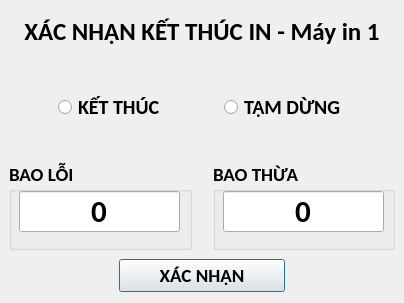
<?xml version="1.0" encoding="UTF-8"?>
<ui version="4.0">
 <class>BaoRachVoForm</class>
 <widget class="QDialog" name="BaoRachVoForm">
  <property name="geometry">
   <rect>
    <x>0</x>
    <y>0</y>
    <width>404</width>
    <height>303</height>
   </rect>
  </property>
  <property name="windowTitle">
   <string>XÁC NHẬN KẾT THÚC IN</string>
  </property>
  <layout class="QVBoxLayout" name="verticalLayout" stretch="1,2,2,1">
   <property name="spacing">
    <number>9</number>
   </property>
   <property name="leftMargin">
    <number>9</number>
   </property>
   <property name="topMargin">
    <number>9</number>
   </property>
   <property name="rightMargin">
    <number>9</number>
   </property>
   <item>
    <widget class="QLabel" name="headerLabel">
     <property name="font">
      <font>
       <family>Calibri</family>
       <pointsize>19</pointsize>
       <weight>75</weight>
       <bold>true</bold>
      </font>
     </property>
     <property name="text">
      <string>XÁC NHẬN KẾT THÚC IN - Máy in 1</string>
     </property>
     <property name="alignment">
      <set>Qt::AlignCenter</set>
     </property>
    </widget>
   </item>
   <item>
    <layout class="QHBoxLayout" name="radioLayout">
     <item>
      <spacer name="horizontalSpacer_left">
       <property name="orientation">
        <enum>Qt::Horizontal</enum>
       </property>
       <property name="sizeType">
        <enum>QSizePolicy::Expanding</enum>
       </property>
       <property name="sizeHint" stdset="0">
        <size>
         <width>0</width>
         <height>0</height>
        </size>
       </property>
      </spacer>
     </item>
     <item>
      <widget class="QRadioButton" name="radioKetThuc">
       <property name="font">
        <font>
         <family>Calibri</family>
         <pointsize>15</pointsize>
         <weight>75</weight>
         <bold>true</bold>
        </font>
       </property>
       <property name="text">
        <string>KẾT THÚC</string>
       </property>
      </widget>
     </item>
     <item>
      <spacer name="horizontalSpacer">
       <property name="orientation">
        <enum>Qt::Horizontal</enum>
       </property>
       <property name="sizeHint" stdset="0">
        <size>
         <width>40</width>
         <height>20</height>
        </size>
       </property>
      </spacer>
     </item>
     <item>
      <spacer name="sp_between">
       <property name="orientation">
        <enum>Qt::Vertical</enum>
       </property>
       <property name="sizeHint" stdset="0">
        <size>
         <width>0</width>
         <height>0</height>
        </size>
       </property>
      </spacer>
     </item>
     <item>
      <widget class="QRadioButton" name="radioTamDung">
       <property name="font">
        <font>
         <family>Calibri</family>
         <pointsize>15</pointsize>
         <weight>75</weight>
         <bold>true</bold>
        </font>
       </property>
       <property name="text">
        <string>TẠM DỪNG</string>
       </property>
      </widget>
     </item>
     <item>
      <spacer name="horizontalSpacer_right">
       <property name="orientation">
        <enum>Qt::Horizontal</enum>
       </property>
       <property name="sizeType">
        <enum>QSizePolicy::Expanding</enum>
       </property>
       <property name="sizeHint" stdset="0">
        <size>
         <width>0</width>
         <height>0</height>
        </size>
       </property>
      </spacer>
     </item>
    </layout>
   </item>
   <item>
    <layout class="QHBoxLayout" name="boxesLayout">
     <item>
      <widget class="QGroupBox" name="groupBaoLoi">
       <property name="font">
        <font>
         <family>Calibri</family>
         <pointsize>14</pointsize>
         <weight>75</weight>
         <bold>true</bold>
        </font>
       </property>
       <property name="title">
        <string>BAO LỖI</string>
       </property>
       <widget class="QLineEdit" name="txtBaoRach">
        <property name="geometry">
         <rect>
          <x>10</x>
          <y>30</y>
          <width>161</width>
          <height>41</height>
         </rect>
        </property>
        <property name="font">
         <font>
          <family>Calibri</family>
          <pointsize>23</pointsize>
          <weight>75</weight>
          <bold>true</bold>
         </font>
        </property>
        <property name="text">
         <string>0</string>
        </property>
        <property name="alignment">
         <set>Qt::AlignCenter</set>
        </property>
       </widget>
      </widget>
     </item>
     <item>
      <spacer name="spacer_between_boxes">
       <property name="orientation">
        <enum>Qt::Horizontal</enum>
       </property>
       <property name="sizeType">
        <enum>QSizePolicy::Fixed</enum>
       </property>
       <property name="sizeHint" stdset="0">
        <size>
         <width>12</width>
         <height>20</height>
        </size>
       </property>
      </spacer>
     </item>
     <item>
      <widget class="QGroupBox" name="groupBaoThua">
       <property name="font">
        <font>
         <family>Calibri</family>
         <pointsize>14</pointsize>
         <weight>75</weight>
         <bold>true</bold>
        </font>
       </property>
       <property name="title">
        <string>BAO THỪA</string>
       </property>
       <widget class="QLineEdit" name="txtBaoRach_2">
        <property name="geometry">
         <rect>
          <x>10</x>
          <y>30</y>
          <width>161</width>
          <height>41</height>
         </rect>
        </property>
        <property name="font">
         <font>
          <family>Calibri</family>
          <pointsize>23</pointsize>
          <weight>75</weight>
          <bold>true</bold>
         </font>
        </property>
        <property name="text">
         <string>0</string>
        </property>
        <property name="alignment">
         <set>Qt::AlignCenter</set>
        </property>
       </widget>
      </widget>
     </item>
    </layout>
   </item>
   <item>
    <layout class="QHBoxLayout" name="btnLayout">
     <item>
      <spacer name="horizontalSpacer_2">
       <property name="orientation">
        <enum>Qt::Horizontal</enum>
       </property>
       <property name="sizeType">
        <enum>QSizePolicy::Fixed</enum>
       </property>
       <property name="sizeHint" stdset="0">
        <size>
         <width>110</width>
         <height>20</height>
        </size>
       </property>
      </spacer>
     </item>
     <item>
      <widget class="QPushButton" name="btnXacNhan">
       <property name="font">
        <font>
         <family>Calibri</family>
         <pointsize>14</pointsize>
         <weight>75</weight>
         <bold>true</bold>
        </font>
       </property>
       <property name="text">
        <string>XÁC NHẬN</string>
       </property>
      </widget>
     </item>
     <item>
      <spacer name="horizontalSpacer_3">
       <property name="orientation">
        <enum>Qt::Horizontal</enum>
       </property>
       <property name="sizeType">
        <enum>QSizePolicy::Fixed</enum>
       </property>
       <property name="sizeHint" stdset="0">
        <size>
         <width>110</width>
         <height>20</height>
        </size>
       </property>
      </spacer>
     </item>
    </layout>
   </item>
  </layout>
 </widget>
 <resources/>
 <connections/>
</ui>
